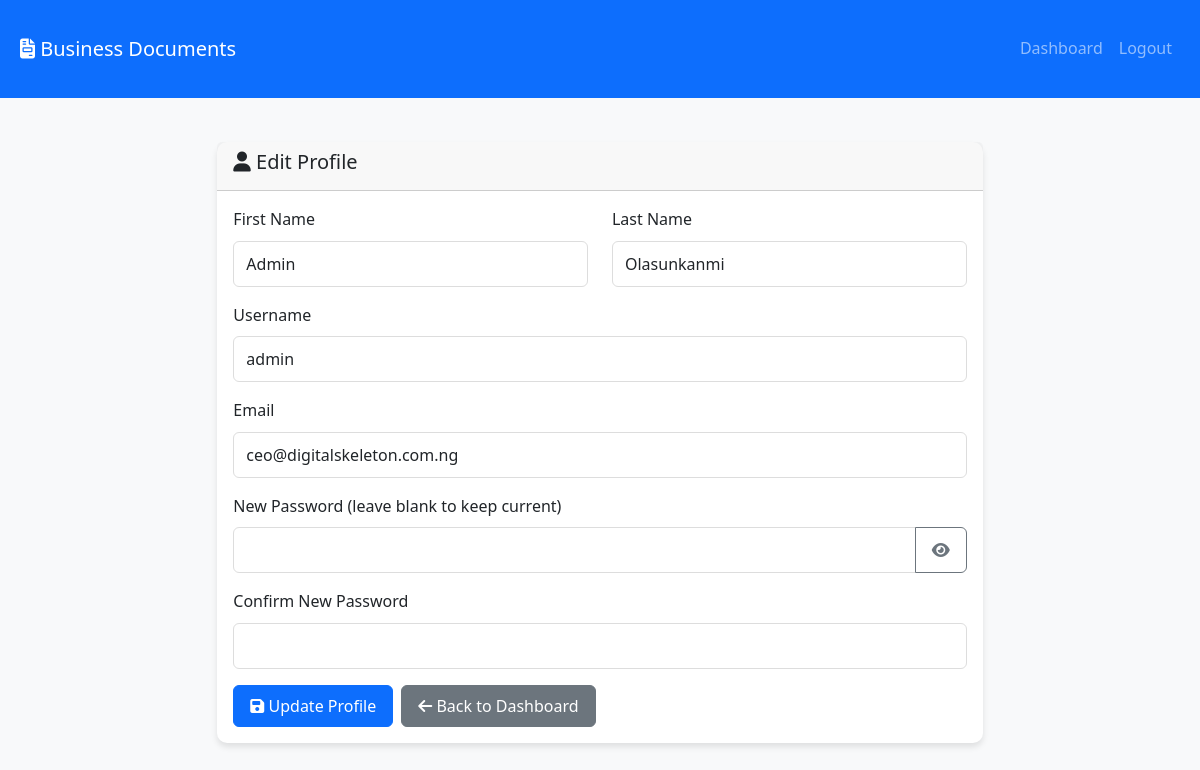
The app's page /profile (signed in) with its own data.
### models.py (models this page shows, shortened)
class User(db.Model):
    id = db.Column(db.Integer, primary_key=True)
    username = db.Column(db.String(80), unique=True, nullable=False)
    email = db.Column(db.String(120), unique=True, nullable=False)
    password_hash = db.Column(db.String(255), nullable=False)
    first_name = db.Column(db.String(100), nullable=False)
    last_name = db.Column(db.String(100), nullable=False)
    is_admin = db.Column(db.Boolean, default=False)
    is_verified = db.Column(db.Boolean, default=False)
    verification_token = db.Column(db.String(100), nullable=True)
    reset_token = db.Column(db.String(100), nullable=True)
    reset_token_expires = db.Column(db.DateTime, nullable=True)
    created_at = db.Column(db.DateTime, default=datetime.utcnow)
    last_login = db.Column(db.DateTime, nullable=True)
    pdf_codes = db.relationship('UserPDFCode', foreign_keys='UserPDFCode.user_id', backref='user', lazy=True, cascade='all, delete-orphan')
    pdf_requests = db.relationship('PDFRequest', backref='user', lazy=True, cascade='all, delete-orphan')
    sent_messages = db.relationship('Message', foreign_keys='Message.sender_id', backref='sender', lazy=True, cascade='all, delete-orphan')
    received_messages = db.relationship('Message', foreign_keys='Message.recipient_id', backref='recipient', lazy=True, cascade='all, delete-orphan')
    uploaded_pdfs = db.relationship('UserPDFCode', foreign_keys='UserPDFCode.uploaded_by_admin_id', backref='uploader', lazy=True)

### app.py (the view, shortened to what this page needs)
@app.route('/profile', methods=['GET', 'POST'])
@login_required
def profile():
    user = User.query.get(session['user_id'])
    return render_template('profile.html', user=user)

### app.py (called while the page is built)
def login_required(f):
    @wraps(f)
    def decorated_function(*args, **kwargs):
        if 'user_id' not in session:
            flash('Please log in to access this page.', 'error')
            return redirect(url_for('login'))
        return f(*args, **kwargs)
    return decorated_function

### templates/profile.html (shortened to what this page needs)
<!DOCTYPE html>
<html lang="en">
<head>
    <link href="https://cdn.jsdelivr.net/npm/bootstrap@5.3.0/dist/css/bootstrap.min.css" rel="stylesheet">
    <link rel="stylesheet" href="https://cdnjs.cloudflare.com/ajax/libs/font-awesome/6.4.0/css/all.min.css">
    <link rel="stylesheet" href="{{ url_for('static', filename='css/style.css') }}">
</head>
<body>
    <nav class="navbar navbar-expand-lg navbar-dark bg-primary">
        <div class="container">
            <a class="navbar-brand" href="{{ url_for('dashboard') }}">
                <i class="fas fa-file-invoice"></i> Business Documents
            </a>
            <div class="navbar-nav ms-auto">
                <a class="nav-link" href="{{ url_for('dashboard') }}">Dashboard</a>
                <a class="nav-link" href="{{ url_for('logout') }}">Logout</a>
            </div>
        </div>
    </nav>
    <div class="container mt-4">
        <div class="row justify-content-center">
            <div class="col-md-8">
                <div class="card">
                    <div class="card-header">
                        <h5><i class="fas fa-user"></i> Edit Profile</h5>
                    </div>
                    <div class="card-body">
                        <form id="profileForm">
                            <div class="row">
                                <div class="col-md-6 mb-3">
                                    <label for="first_name" class="form-label">First Name</label>
                                    <input type="text" class="form-control" id="first_name" name="first_name" value="{{ user.first_name }}" required>
                                </div>
                                <div class="col-md-6 mb-3">
                                    <label for="last_name" class="form-label">Last Name</label>
                                    <input type="text" class="form-control" id="last_name" name="last_name" value="{{ user.last_name }}" required>
                                </div>
                            </div>
                            <div class="mb-3">
                                <label for="username" class="form-label">Username</label>
                                <input type="text" class="form-control" id="username" name="username" value="{{ user.username }}" required>
                            </div>
                            <div class="mb-3">
                                <label for="email" class="form-label">Email</label>
                                <input type="email" class="form-control" id="email" name="email" value="{{ user.email }}" required>
                            </div>
                            <div class="mb-3">
                                <label for="password" class="form-label">New Password (leave blank to keep current)</label>
                                <div class="input-group">
                                    <input type="password" class="form-control" id="password" name="password" minlength="6">
                                    <button type="button" class="btn btn-outline-secondary" id="togglePassword">
                                        <i class="fas fa-eye"></i>
                                    </button>
                                </div>
                            </div>
                            <div class="mb-3">
                                <label for="confirm_password" class="form-label">Confirm New Password</label>
                                <input type="password" class="form-control" id="confirm_password" name="confirm_password">
                            </div>
                            <div class="d-flex gap-2">
                                <button type="submit" class="btn btn-primary">
                                    <i class="fas fa-save"></i> Update Profile
                                </button>
                                <a href="{{ url_for('dashboard') }}" class="btn btn-secondary">
                                    <i class="fas fa-arrow-left"></i> Back to Dashboard
                                </a>
                            </div>
                        </form>
                    </div>
                </div>
            </div>
        </div>
    </div>
</body>
</html>

### static/css/style.css (style rules this page uses)
:root { --primary-color: #007bff; --secondary-color: #6c757d; --success-color: #28a745; --danger-color: #dc3545; --warning-color: #ffc107; --info-color: #17a2b8; --light-color: #f8f9fa; --dark-color: #343a40; --white: #ffffff; --black: #000000; }
body { font-family: 'Segoe UI', Tahoma, Geneva, Verdana, sans-serif; background-color: var(--light-color); color: var(--dark-color); line-height: 1.6; }
.container { max-width: 1200px; margin: 0 auto; padding: 20px; }
.card { border: none; border-radius: 10px; box-shadow: 0 4px 6px rgba(0, 0, 0, 0.1); margin-bottom: 20px; }
.btn { border-radius: 6px; padding: 8px 16px; font-weight: 500; transition: all 0.3s ease; }
.form-control { border-radius: 6px; border: 1px solid #ddd; padding: 10px 12px; }

### records on screen
User: first_name "Admin", last_name "Olasunkanmi", username "admin", email "ceo@digitalskeleton.com.ng"
